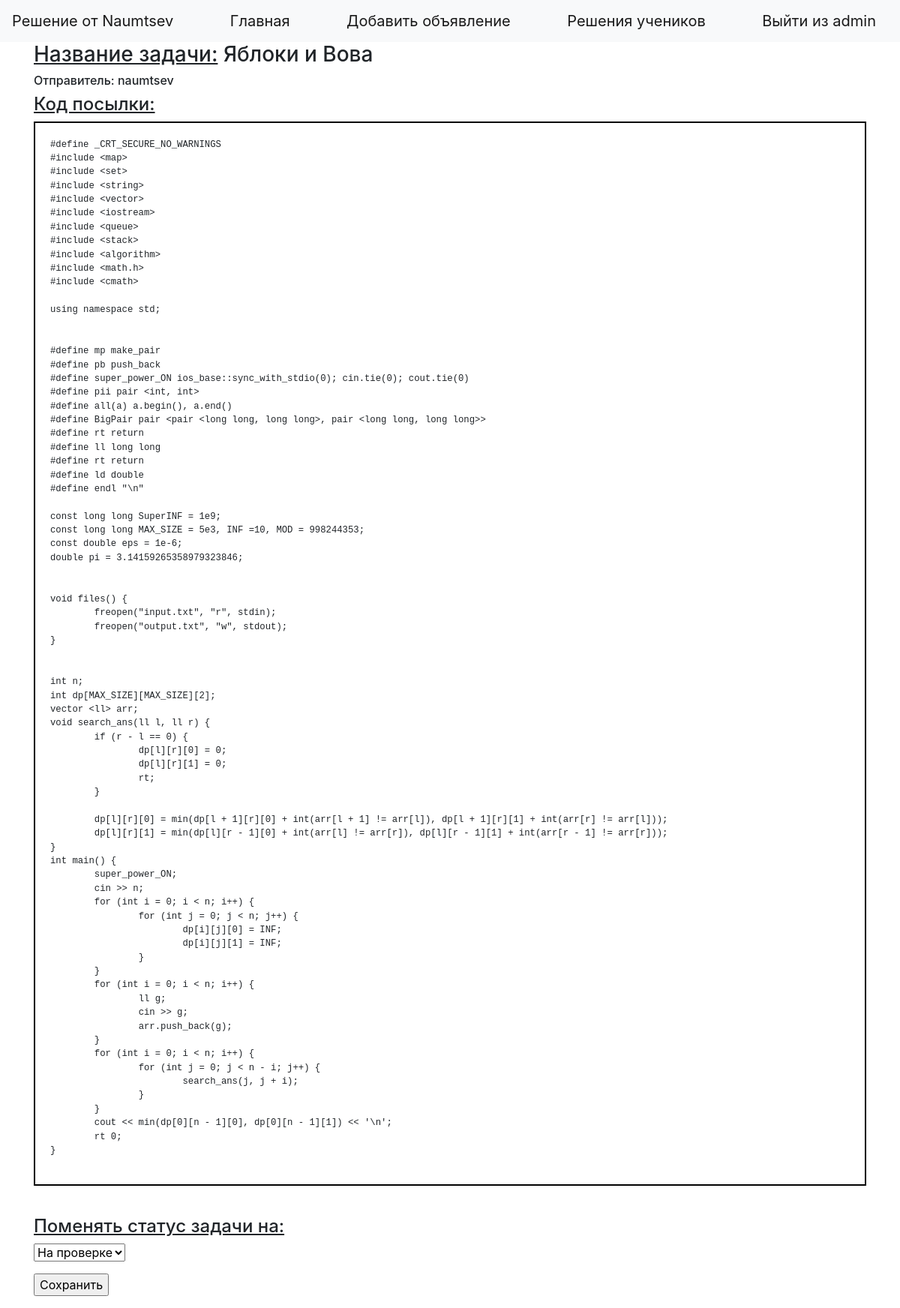
The app's page /change_status/1 (signed in) with its own data.
### solution.py (models this page shows, shortened)
class SolutionAttempt(db.Model):
    id = db.Column(db.Integer, primary_key=True)
    task = db.Column(db.String(120), unique=False, nullable=False)
    code = db.Column(db.String(2000), unique=False, nullable=False)
    status = db.Column(db.String(50), unique=False, nullable=False)
    student_id = db.Column(db.Integer,
                           db.ForeignKey('yandex_lyceum_student.id'),
                           nullable=False)
    student = db.relationship('YandexLyceumStudent',
                              backref=db.backref('SolutionAttempts',
                                                 lazy=True))

class YandexLyceumStudent(db.Model):
    id = db.Column(db.Integer, primary_key=True)
    username = db.Column(db.String(80), unique=True, nullable=False)
    name = db.Column(db.String(80), unique=False, nullable=False)
    surname = db.Column(db.String(80), unique=False, nullable=False)
    email = db.Column(db.String(120), unique=True, nullable=False)
    password = db.Column(db.String(120), unique=False, nullable=False)

### solution.py (the view)
@app.route('/change_status/<id>', methods=['POST', 'GET'])
def change_status(id):
    if 'username' not in session:
        return redirect('/')
    if session['username'] not in ADMINS:
        return redirect('/')
    solve = SolutionAttempt.query.filter_by(id=id).first()
    user = YandexLyceumStudent.query.filter_by(id=solve.student_id).first()
    form = SelectStatus()
    if form.validate_on_submit():
        solve.status = form.select.data
        db.session.commit()
        return redirect('/solutions')
    return render_template('change_status.html',session=session, ADMINS=ADMINS, form=form, code=solve.code, id=user.id, username=user.username, task=solve.task)

### solution.py
class SelectStatus(FlaskForm):
    select = SelectField('Выберите статус',choices=[('На проверке', 'На проверке'), ('Отклонено', 'Отклонено'), ('Зачтено', 'Зачтено')])
    submit = SubmitField('Сохранить')

### templates/change_status.html (shortened to what this page needs)
{% extends "base.html" %}
{% block content %}
    <div>
        <form action="" method="post" novalidate>
        <div>
            <h3><u>Название задачи:</u> {{task}}</h3>
            <h6>Отправитель: {{username}}</h6>
        </div>
        <h4><u>Код посылки:</u></h4>
            <div style="border: 2px solid black;padding:20px">
                <code> <pre>{{code}} </pre></code>
            </div>
            <br/>
            <p>  <h4> <u>Поменять статус задачи на:</u> <h5> </h5> </h4>   {{ form.select }}
            </p>
    <p>{{ form.submit() }}</p>
        </form>
    </div>
{% endblock %}

### records on screen
SolutionAttempt: task "Яблоки и Вова", code "#define _CRT_SECURE_NO_WARNINGS #include <map> #include <set> #include <string> #include <vector> #include <iostream> #include <queue> #include <stack> #include <algorithm> #include <math.h> #include <cmath> using namespace std; #define mp make_pair #define pb push_back #define super_power_ON ios_base::sync_with_stdio(0); cin.tie(0); cout.tie(0) #define pii pair <int, int> #define all(a) a.begin(), a.end() #define BigPair pair <pair <long long, long long>, pair <long long, long long>> #define rt return #define ll long long #define rt return #define ld double #define endl \"\\n\" const long long SuperINF = 1e9; const long long MAX_SIZE = 5e3, INF =10, MOD = 998244353; const double eps = 1e-6;…"
YandexLyceumStudent: username "naumtsev"

### other values on screen
{{ session["username"] }} "admin"
